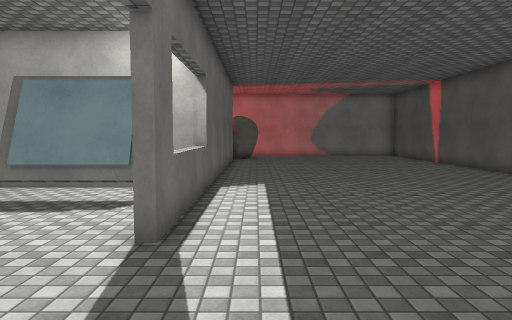
view 1 (above)

16 first-person views from a walk through a 3-D level made in the Unity game engine. The camera is 1.5 m above the floor, tilts 4° down and sees 70° across. The floor is counted in squares, 1 m on a side. Each view is taken from the middle of a square. On the plan, view 1 faces up. The plan holds only what a view shows up to about 16 squares ahead; the rest is blank. The place goes on beyond the plan. Some surface patterns are stand-ins.

view 2
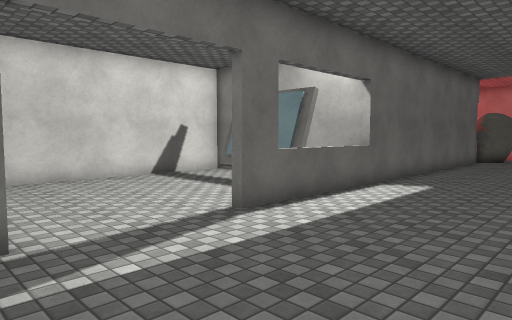

view 3
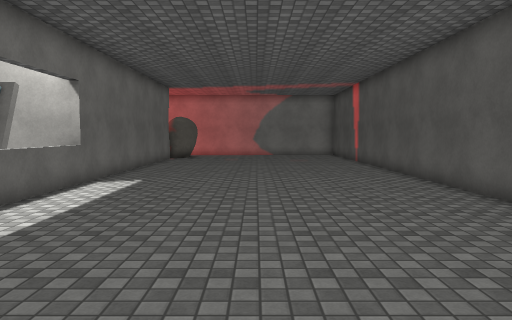

view 4
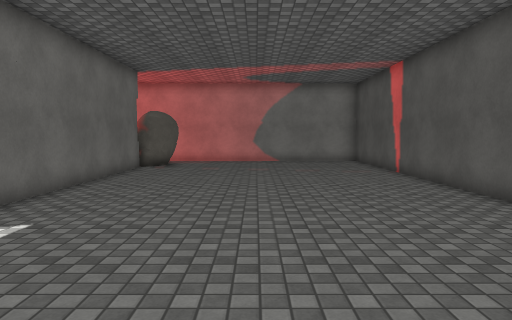

view 5
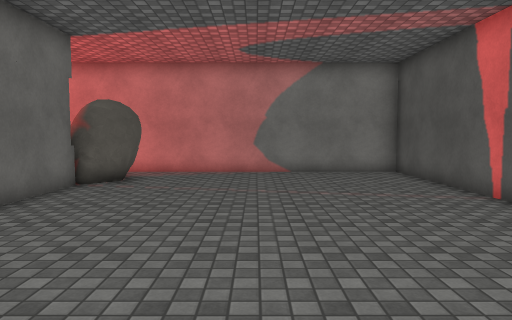

view 6
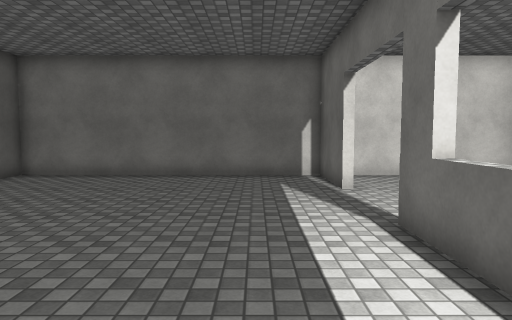

view 7
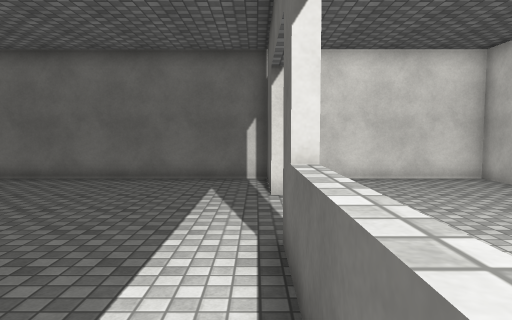

view 8
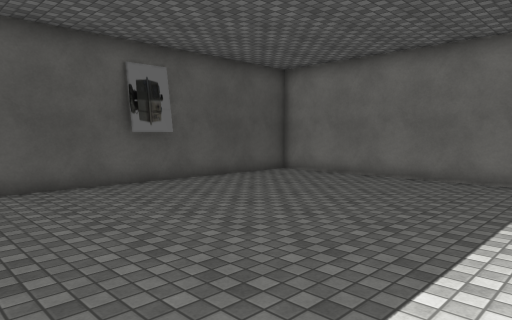

view 9
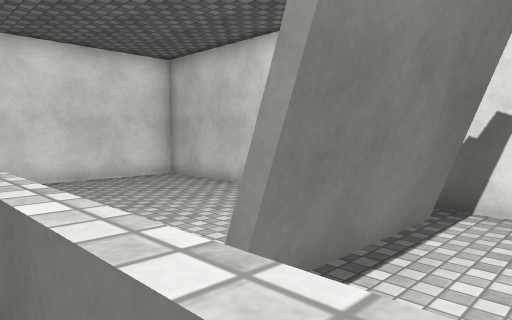

view 10
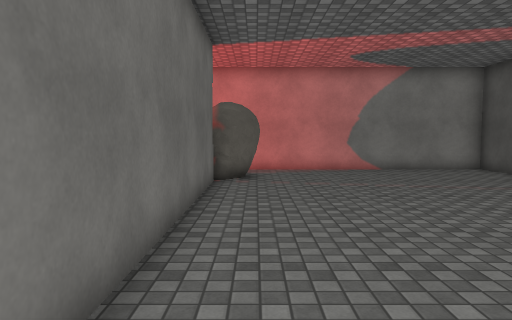

view 11
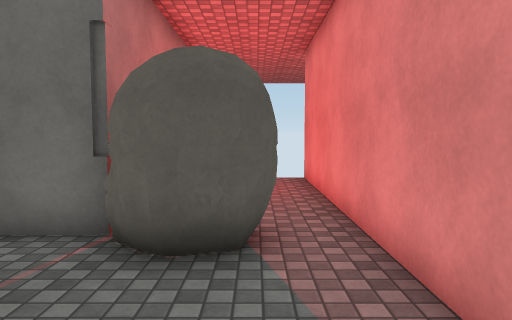

view 12
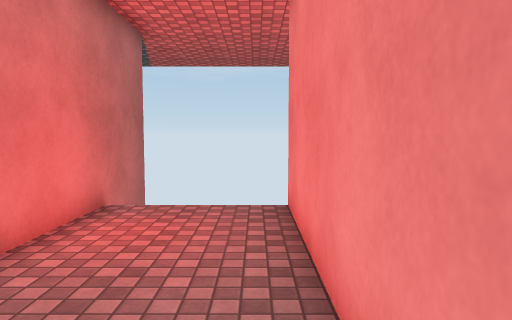

view 13
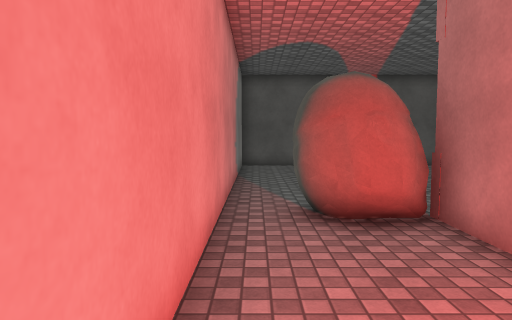

view 14
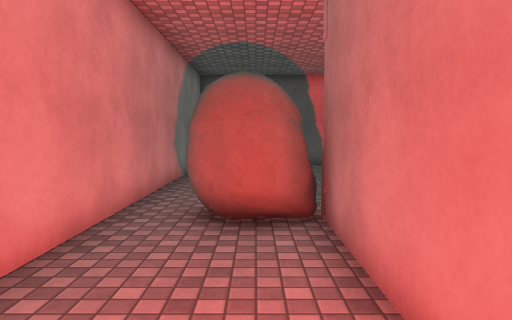

view 15
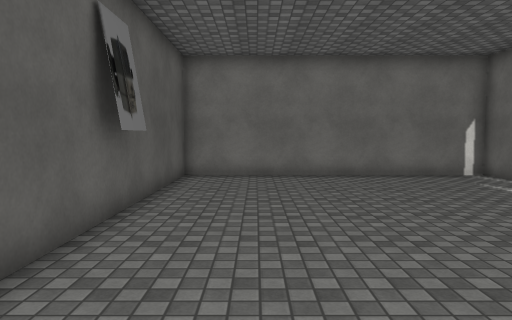

view 16
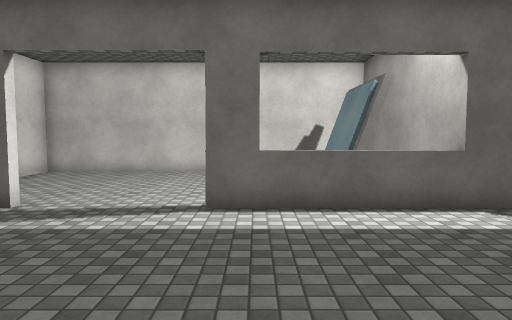

### Floor plan
Points are (right, up) in squares from view 1. A wall is a line through its corners. A room is listed if a view was taken in it or the views show most of it. See-through windows are left out.
Room 1 (views 1, 2, 3, 4, 5, 6, 7, 8, 9, 10, 11, 12, 13, 14, 15, 16)
walls: (-1.2, 10.3) (-4, 10.3); (-2.5, 8.5) (-2.5, 8.4) (-5.9, 8.4); (-2.5, 8.2) (-5.9, 8.2); (-2.8, 8.6) (-2.8, 8.1); (-4.9, 10.3) (-8.4, 10.3); (9.2, 3.5) (9.2, 5); (-1.4, 1) (-1.4, -2.4) (9.6, -2.4) (9.6, 25.7) (-8.8, 25.7); (-8.7, 10) (-8.7, -2.4) (-2.5, -2.4); (-9.5, 21.8) (-1.4, 21.8) (-1.4, 5) (-1.8, 5)
objects: other object (-2, 22) to (0, 24)

Positions as (right, up) in squares from view 1, and headings:
1: (0, 0), facing up
2: (4, 0), facing up-left
3: (4, -1), facing up
4: (4, 5), facing up
5: (4, 11), facing up
6: (1, 11), facing down
7: (-1, 10), facing down
8: (-1, 10), facing down-right
9: (-1, 10), facing down-left
10: (0, 10), facing up
11: (4, 24), facing left
12: (-1, 25), facing left
13: (-8, 25), facing right
14: (-8, 23), facing right
15: (7, 11), facing down
16: (6, 6), facing left
